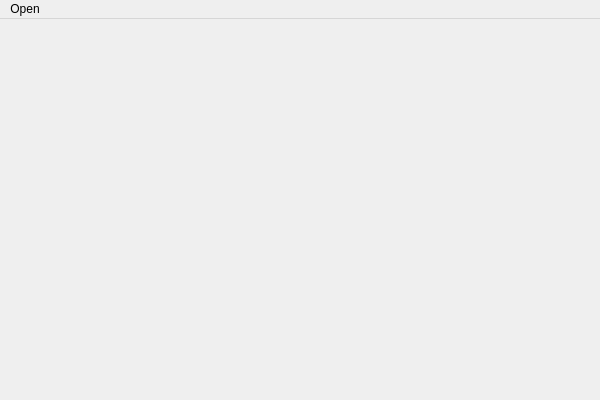
<?xml version="1.0" encoding="UTF-8"?>
<ui version="4.0">
 <class>shadps4guiClass</class>
 <widget class="QMainWindow" name="shadps4guiClass">
  <property name="geometry">
   <rect>
    <x>0</x>
    <y>0</y>
    <width>600</width>
    <height>400</height>
   </rect>
  </property>
  <property name="windowTitle">
   <string>shadPS4</string>
  </property>
  <widget class="QWidget" name="centralWidget">
   <layout class="QHBoxLayout" name="horizontalLayout">
    <property name="leftMargin">
     <number>0</number>
    </property>
    <property name="topMargin">
     <number>0</number>
    </property>
    <property name="rightMargin">
     <number>0</number>
    </property>
    <property name="bottomMargin">
     <number>0</number>
    </property>
   </layout>
  </widget>
  <widget class="QMenuBar" name="menuBar">
   <property name="geometry">
    <rect>
     <x>0</x>
     <y>0</y>
     <width>600</width>
     <height>22</height>
    </rect>
   </property>
   <widget class="QMenu" name="menuOpen">
    <property name="title">
     <string>Open</string>
    </property>
    <addaction name="actionInstall_PKG"/>
   </widget>
   <addaction name="menuOpen"/>
  </widget>
  <action name="actionInstall_PKG">
   <property name="text">
    <string>Install PKG</string>
   </property>
  </action>
 </widget>
 <layoutdefault spacing="6" margin="11"/>
 <resources/>
 <connections>
  <connection>
   <sender>actionInstall_PKG</sender>
   <signal>triggered()</signal>
   <receiver>shadps4guiClass</receiver>
   <slot>installPKG()</slot>
   <hints>
    <hint type="sourcelabel">
     <x>-1</x>
     <y>-1</y>
    </hint>
    <hint type="destinationlabel">
     <x>299</x>
     <y>199</y>
    </hint>
   </hints>
  </connection>
 </connections>
 <slots>
  <slot>installPKG()</slot>
  <slot>installFW()</slot>
 </slots>
</ui>
